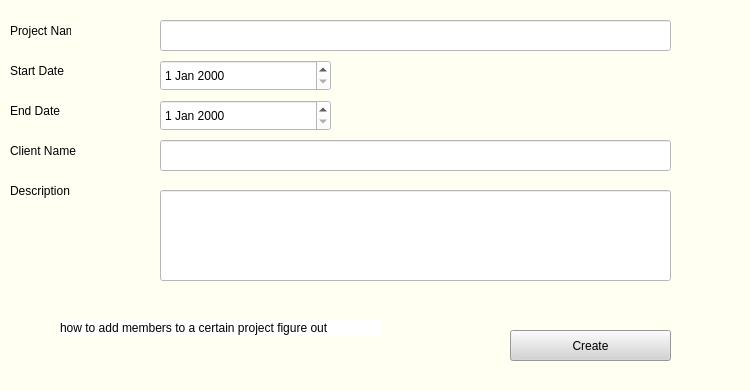
<?xml version="1.0" encoding="UTF-8"?>
<ui version="4.0">
 <class>Form</class>
 <widget class="QWidget" name="Form">
  <property name="geometry">
   <rect>
    <x>0</x>
    <y>0</y>
    <width>750</width>
    <height>391</height>
   </rect>
  </property>
  <property name="windowTitle">
   <string>Form</string>
  </property>
  <property name="styleSheet">
   <string notr="true">background: #fffff2;</string>
  </property>
  <widget class="QLineEdit" name="lineEdit">
   <property name="geometry">
    <rect>
     <x>160</x>
     <y>20</y>
     <width>511</width>
     <height>31</height>
    </rect>
   </property>
   <property name="styleSheet">
    <string notr="true">background: white;</string>
   </property>
  </widget>
  <widget class="QLabel" name="label">
   <property name="geometry">
    <rect>
     <x>10</x>
     <y>10</y>
     <width>61</width>
     <height>41</height>
    </rect>
   </property>
   <property name="styleSheet">
    <string notr="true">font: 10pt  &quot;Yu Gothic UI Semibold&quot;;
</string>
   </property>
   <property name="text">
    <string>Project Name</string>
   </property>
  </widget>
  <widget class="QLabel" name="label_3">
   <property name="geometry">
    <rect>
     <x>10</x>
     <y>50</y>
     <width>61</width>
     <height>41</height>
    </rect>
   </property>
   <property name="styleSheet">
    <string notr="true">font: 10pt  &quot;Yu Gothic UI Semibold&quot;;</string>
   </property>
   <property name="text">
    <string>Start Date</string>
   </property>
  </widget>
  <widget class="QLabel" name="label_4">
   <property name="geometry">
    <rect>
     <x>10</x>
     <y>90</y>
     <width>71</width>
     <height>41</height>
    </rect>
   </property>
   <property name="styleSheet">
    <string notr="true">font: 10pt  &quot;Yu Gothic UI Semibold&quot;;</string>
   </property>
   <property name="text">
    <string>End Date</string>
   </property>
  </widget>
  <widget class="QLabel" name="label_5">
   <property name="geometry">
    <rect>
     <x>10</x>
     <y>130</y>
     <width>121</width>
     <height>41</height>
    </rect>
   </property>
   <property name="styleSheet">
    <string notr="true">font: 10pt  &quot;Yu Gothic UI Semibold&quot;;</string>
   </property>
   <property name="text">
    <string>Client Name</string>
   </property>
  </widget>
  <widget class="QLineEdit" name="lineEdit_4">
   <property name="geometry">
    <rect>
     <x>160</x>
     <y>140</y>
     <width>511</width>
     <height>31</height>
    </rect>
   </property>
   <property name="styleSheet">
    <string notr="true">background: white;</string>
   </property>
  </widget>
  <widget class="QLabel" name="label_7">
   <property name="geometry">
    <rect>
     <x>10</x>
     <y>170</y>
     <width>121</width>
     <height>41</height>
    </rect>
   </property>
   <property name="styleSheet">
    <string notr="true">font: 10pt  &quot;Yu Gothic UI Semibold&quot;;</string>
   </property>
   <property name="text">
    <string>Description</string>
   </property>
  </widget>
  <widget class="QPushButton" name="pushButton">
   <property name="geometry">
    <rect>
     <x>510</x>
     <y>330</y>
     <width>161</width>
     <height>31</height>
    </rect>
   </property>
   <property name="styleSheet">
    <string notr="true">font: 10pt  &quot;Yu Gothic UI Semibold&quot;;
background: lightgrey;</string>
   </property>
   <property name="text">
    <string>Create</string>
   </property>
  </widget>
  <widget class="QLineEdit" name="lineEdit_5">
   <property name="geometry">
    <rect>
     <x>160</x>
     <y>190</y>
     <width>511</width>
     <height>91</height>
    </rect>
   </property>
   <property name="styleSheet">
    <string notr="true">background: white;</string>
   </property>
   <property name="text">
    <string/>
   </property>
  </widget>
  <widget class="QDateEdit" name="dateEdit_2">
   <property name="geometry">
    <rect>
     <x>160</x>
     <y>60</y>
     <width>171</width>
     <height>31</height>
    </rect>
   </property>
   <property name="styleSheet">
    <string notr="true">background: white;</string>
   </property>
  </widget>
  <widget class="QDateEdit" name="dateEdit_3">
   <property name="geometry">
    <rect>
     <x>160</x>
     <y>100</y>
     <width>171</width>
     <height>31</height>
    </rect>
   </property>
   <property name="styleSheet">
    <string notr="true">background: white;</string>
   </property>
  </widget>
  <widget class="QLabel" name="label_2">
   <property name="geometry">
    <rect>
     <x>60</x>
     <y>320</y>
     <width>321</width>
     <height>16</height>
    </rect>
   </property>
   <property name="styleSheet">
    <string notr="true">background: white;</string>
   </property>
   <property name="text">
    <string>how to add members to a certain project figure out </string>
   </property>
  </widget>
 </widget>
 <resources/>
 <connections/>
</ui>
